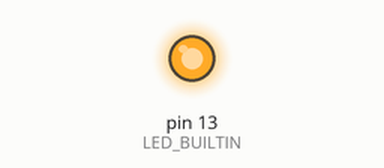
This sketch was run on a simulated Arduino Uno, built with avr-gcc and run on an emulated ATmega328P. Parts: output pins drawn as LEDs (lit = HIGH).

Above: at 0.05 s.
At 0.55 s:
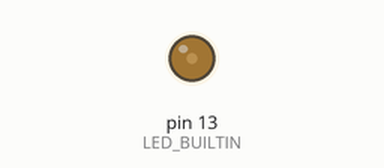
At 1.5 s:
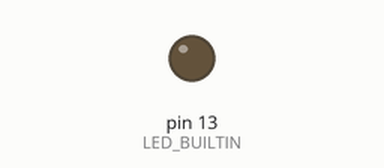
Timing chart, 0 to 3.5 s (numbered marks = the images above):
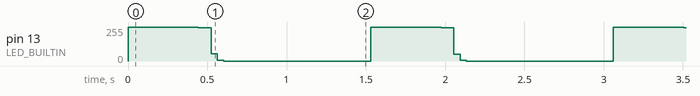

Measured:
- by itself, pin 13 (LED_BUILTIN): ramps from 255/255 to 0/255 and jumps back, once every 1.5 s

The sketch:

fading_dimmer.ino
```cpp
void setup() {
  // put your setup code here, to run once:
  pinMode(LED_BUILTIN, OUTPUT);
}

void loop() {
  // keeping frequency at 100 Hz
  /*for(int i=0; i<100; i=i+10){
    dimmer(100, i);
  }
  for(int i=100; i>0; i=i-10){
    dimmer(100, i);
  }*/

  // changing frequency
  for(int i=10; i<10000; i=i+10){
    dimmer(i, 100);
  }
    digitalWrite(LED_BUILTIN, LOW);
    delay(1000);
}

void dimmer(int freq, int duty){
  int period, onTime, offTime;
  period = 1000 / freq;
  onTime = period * duty / 100;
  offTime = period - onTime;
  digitalWrite(LED_BUILTIN, HIGH);
  delay(onTime);
  digitalWrite(LED_BUILTIN, LOW);
  delay(offTime);
}
```
